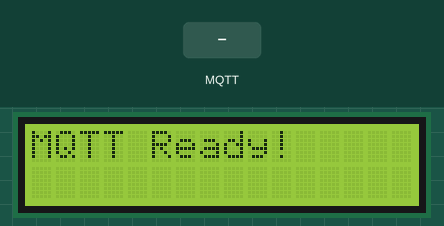
Simulated run of this sketch. Board: ESP8266 (NodeMCU). On the bench: 16×2 character LCD. The inputs (shaded band) are chosen by the test bench. WiFi joins after 1.5 s; servers stay silent unless stated; the local clock reads 2024-03-15 10:24:30 at power-on unless the sketch sets it; no MQTT or app messages arrive unless stated; what the sketch prints to the serial monitor is not drawn.

Above: at 3.4 s.
3.5 s: MQTT message "1" arrives on the first subscribed topic
At 4.5 s:
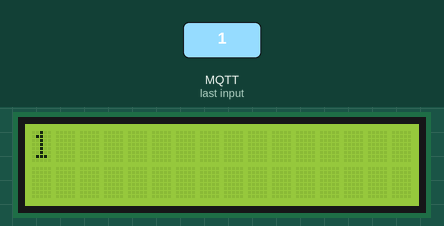
5.0 s: MQTT message "on" arrives on the first subscribed topic
At 5.7 s:
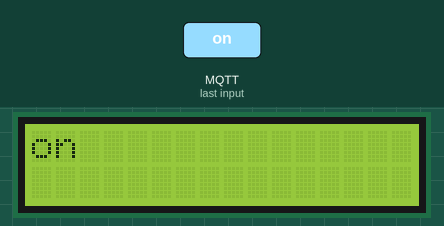
6.5 s: MQTT message "off" arrives on the first subscribed topic
At 6.9 s:
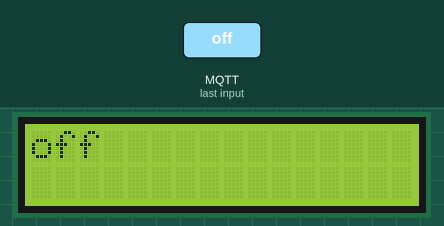
Timing chart, 0 to 9.5 s (numbered marks = the images above; inputs shaded):
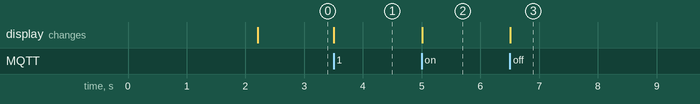

The sketch:

ESP8266-text-to-speach.ino
```cpp
#include <ESP8266WiFi.h>
#include <PubSubClient.h>
#include <Wire.h>
#include <LiquidCrystal_I2C.h>
#include <time.h>
#include <BearSSLHelpers.h>

// WiFi credentials
const char *ssid = "your-wifi";                // Replace with your WiFi name
const char *password = "your-wifi-psswd";      // Replace with your WiFi password

// MQTT Broker settings
const char *mqtt_broker = "broker.emqx.io";
const int mqtt_port = 8883;
const char *mqtt_topic = "iot";
const char *mqtt_username = "wojti";
const char *mqtt_password = "Wojti1234";

// NTP Server settings
const char *ntp_server = "pool.ntp.org";       // Default NTP server
const long gmt_offset_sec = 0;                 // GMT offset in seconds (adjust for your time zone)
const int daylight_offset_sec = 0;             // Daylight saving time offset in seconds

// SSL certificate for MQTT broker
static const char ca_cert[] PROGMEM = R"EOF(
-----BEGIN CERTIFICATE-----
MIIDrzCCApegAwIBAgIQCDvgVpBCRrGhdWrJWZHHSjANBgkqhkiG9w0BAQUFADBh
MQswCQYDVQQGEwJVUzEVMBMGA1UEChMMRGlnaUNlcnQgSW5jMRkwFwYDVQQLExB3
d3cuZGlnaWNlcnQuY29tMSAwHgYDVQQDExdEaWdpQ2VydCBHbG9iYWwgUm9vdCBD
QTAeFw0wNjExMTAwMDAwMDBaFw0zMTExMTAwMDAwMDBaMGExCzAJBgNVBAYTAlVT
MRUwEwYDVQQKEwxEaWdpQ2VydCBJbmMxGTAXBgNVBAsTEHd3dy5kaWdpY2VydC5j
b20xIDAeBgNVBAMTF0RpZ2lDZXJ0IEdsb2JhbCBSb290IENBMIIBIjANBgkqhkiG
9w0BAQEFAAOCAQ8AMIIBCgKCAQEA4jvhEXLeqKTTo1eqUKKPC3eQyaKl7hLOllsB
CSDMAZOnTjC3U/dDxGkAV53ijSLdhwZAAIEJzs4bg7/fzTtxRuLWZscFs3YnFo97
nh6Vfe63SKMI2tavegw5BmV/Sl0fvBf4q77uKNd0f3p4mVmFaG5cIzJLv07A6Fpt
43C/dxC//AH2hdmoRBBYMql1GNXRor5H4idq9Joz+EkIYIvUX7Q6hL+hqkpMfT7P
T19sdl6gSzeRntwi5m3OFBqOasv+zbMUZBfHWymeMr/y7vrTC0LUq7dBMtoM1O/4
gdW7jVg/tRvoSSiicNoxBN33shbyTApOB6jtSj1etX+jkMOvJwIDAQABo2MwYTAO
BgNVHQ8BAf8EBAMCAYYwDwYDVR0TAQH/BAUwAwEB/zAdBgNVHQ4EFgQUA95QNVbR
TLtm8KPiGxvDl7I90VUwHwYDVR0jBBgwFoAUA95QNVbRTLtm8KPiGxvDl7I90VUw
DQYJKoZIhvcNAQEFBQADggEBAMucN6pIExIK+t1EnE9SsPTfrgT1eXkIoyQY/Esr
hMAtudXH/vTBH1jLuG2cenTnmCmrEbXjcKChzUyImZOMkXDiqw8cvpOp/2PV5Adg
06O/nVsJ8dWO41P0jmP6P6fbtGbfYmbW0W5BjfIttep3Sp+dWOIrWcBAI+0tKIJF
PnlUkiaY4IBIqDfv8NZ5YBberOgOzW6sRBc4L0na4UU+Krk2U886UAb3LujEV0ls
YSEY1QSteDwsOoBrp+uvFRTp2InBuThs4pFsiv9kuXclVzDAGySj4dzp30d8tbQk
CAUw7C29C79Fv1C5qfPrmAESrciIxpg0X40KPMbp1ZWVbd4=
-----END CERTIFICATE-----
)EOF";

// Objects
BearSSL::WiFiClientSecure espClient;
PubSubClient mqtt_client(espClient);
LiquidCrystal_I2C lcd(0x27, 16, 2);

void connectToWiFi() {
  WiFi.begin(ssid, password);
  Serial.print("Connecting to WiFi...");
  while (WiFi.status() != WL_CONNECTED) {
    delay(1000);
    Serial.print(".");
  }
  Serial.println("\nWiFi connected!");
}

void syncTime() {
  configTime(gmt_offset_sec, daylight_offset_sec, ntp_server);
  Serial.print("Waiting for NTP time sync: ");
  while (time(nullptr) < 8 * 3600 * 2) {
    delay(1000);
    Serial.print(".");
  }
  Serial.println("Time synchronized");
}

void connectToMQTT() {
  BearSSL::X509List serverTrustedCA(ca_cert);
  espClient.setTrustAnchors(&serverTrustedCA);

  while (!mqtt_client.connected()) {
    Serial.print("Connecting to MQTT...");
    if (mqtt_client.connect("esp8266-client", mqtt_username, mqtt_password)) {
      Serial.println("Connected to MQTT broker!");
      mqtt_client.subscribe(mqtt_topic);
      Serial.println("Subscribed to topic: " + String(mqtt_topic));
    } else {
      Serial.print("Failed to connect, rc=");
      Serial.println(mqtt_client.state());
      delay(5000);
    }
  }
}

void mqttCallback(char *topic, byte *payload, unsigned int length) {
  Serial.print("Message received on topic: ");
  Serial.println(topic);

  String message = "";
  lcd.clear();
  lcd.setCursor(0, 0);

  for (int i = 0; i < length; i++) {
    message += (char)payload[i];
    lcd.print((char)payload[i]);
  }

  Serial.print("Message: ");
  Serial.println(message);
}

void setup() {
  Serial.begin(115200);

  lcd.init();
  lcd.begin(16, 2);
  lcd.backlight();
  lcd.print("Connecting...");

  connectToWiFi();
  syncTime();

  mqtt_client.setServer(mqtt_broker, mqtt_port);
  mqtt_client.setCallback(mqttCallback);

  connectToMQTT();

  lcd.clear();
  lcd.print("MQTT Ready!");
}

void loop() {
  if (!mqtt_client.connected()) {
    connectToMQTT();
  }
  mqtt_client.loop();
}
```

Measured:
- after the input at 3.5 s, the display: changes at once (image 1)
- after the input at 5.0 s, the display: changes at once (image 2)
- after the input at 6.5 s, the display: changes at once (image 3)
